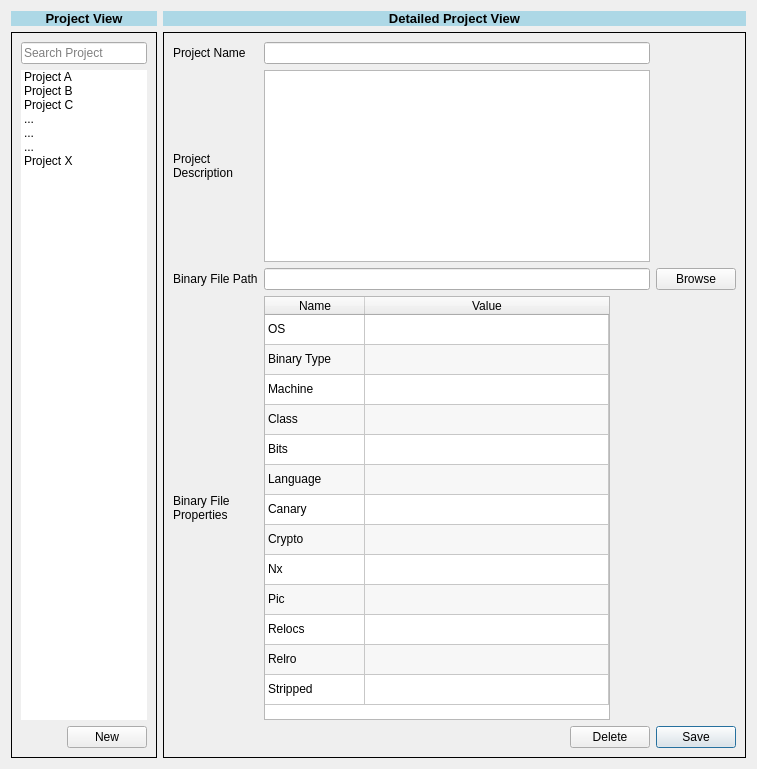
      <widget class="QWidget" name="analysisTab">
       <attribute name="title">
        <string>Analysis </string>
       </attribute>
       <layout class="QGridLayout" name="gridLayout_4">
        <item row="0" column="0">
         <layout class="QGridLayout" name="mainGrid_3">
          <item row="0" column="0">
           <layout class="QGridLayout" name="titleGrid_3">
            <item row="0" column="0">
             <layout class="QGridLayout" name="boxGrid_3" columnstretch="2,8">
              <item row="0" column="0">
               <layout class="QGridLayout" name="projectViewGrid_3" columnstretch="0">
                <item row="0" column="0">
                 <widget class="QLabel" name="project_view_3">
                  <property name="font">
                   <font>
                    <pointsize>10</pointsize>
                   </font>
                  </property>
                  <property name="autoFillBackground">
                   <bool>false</bool>
                  </property>
                  <property name="styleSheet">
                   <string notr="true">background-color: rgba(173,216,230 ,1 )</string>
                  </property>
                  <property name="frameShape">
                   <enum>QFrame::NoFrame</enum>
                  </property>
                  <property name="text">
                   <string>&lt;html&gt;&lt;head/&gt;&lt;body&gt;&lt;p&gt;&lt;span style=&quot; font-weight:600;&quot;&gt;Project View&lt;/span&gt;&lt;/p&gt;&lt;/body&gt;&lt;/html&gt;</string>
                  </property>
                  <property name="alignment">
                   <set>Qt::AlignCenter</set>
                  </property>
                 </widget>
                </item>
                <item row="1" column="0">
                 <widget class="QFrame" name="projViewBox_3">
                  <property name="frameShape">
                   <enum>QFrame::Panel</enum>
                  </property>
                  <layout class="QGridLayout" name="gridLayout_12">
                   <item row="0" column="1">
                    <layout class="QVBoxLayout" name="verticalLayout_3">
                     <item>
                      <widget class="QLineEdit" name="search_box_3">
                       <property name="text">
                        <string/>
                       </property>
                       <property name="placeholderText">
                        <string>Search Project</string>
                       </property>
                       <property name="clearButtonEnabled">
                        <bool>true</bool>
                       </property>
                      </widget>
                     </item>
                     <item>
                      <widget class="QListWidget" name="existing_projects_3">
                       <property name="autoFillBackground">
                        <bool>true</bool>
                       </property>
                       <property name="frameShape">
                        <enum>QFrame::NoFrame</enum>
                       </property>
                       <property name="currentRow">
                        <number>-1</number>
                       </property>
                       <property name="sortingEnabled">
                        <bool>false</bool>
                       </property>
                       <item>
                        <property name="text">
                         <string>Project A</string>
                        </property>
                       </item>
                       <item>
                        <property name="text">
                         <string>Project B</string>
                        </property>
                       </item>
                       <item>
                        <property name="text">
                         <string>Project C</string>
                        </property>
                       </item>
                       <item>
                        <property name="text">
                         <string>...</string>
                        </property>
                       </item>
                       <item>
                        <property name="text">
                         <string>...</string>
                        </property>
                       </item>
                       <item>
                        <property name="text">
                         <string>...</string>
                        </property>
                       </item>
                       <item>
                        <property name="text">
                         <string>Project X</string>
                        </property>
                       </item>
                      </widget>
                     </item>
                     <item>
                      <widget class="QPushButton" name="new_project_3">
                       <property name="sizePolicy">
                        <sizepolicy hsizetype="Fixed" vsizetype="Fixed">
                         <horstretch>0</horstretch>
                         <verstretch>0</verstretch>
                        </sizepolicy>
                       </property>
                       <property name="layoutDirection">
                        <enum>Qt::RightToLeft</enum>
                       </property>
                       <property name="autoFillBackground">
                        <bool>false</bool>
                       </property>
                       <property name="text">
                        <string>New</string>
                       </property>
                      </widget>
                     </item>
                    </layout>
                   </item>
                  </layout>
                 </widget>
                </item>
               </layout>
              </item>
              <item row="0" column="1">
               <layout class="QGridLayout" name="detailedProViewGrid_3" columnstretch="0">
                <item row="0" column="0">
                 <widget class="QLabel" name="DetailedProjectView_3">
                  <property name="enabled">
                   <bool>true</bool>
                  </property>
                  <property name="sizePolicy">
                   <sizepolicy hsizetype="Preferred" vsizetype="Fixed">
                    <horstretch>0</horstretch>
                    <verstretch>0</verstretch>
                   </sizepolicy>
                  </property>
                  <property name="font">
                   <font>
                    <pointsize>8</pointsize>
                   </font>
                  </property>
                  <property name="autoFillBackground">
                   <bool>false</bool>
                  </property>
                  <property name="styleSheet">
                   <string notr="true">background-color: rgba(173,216,230 ,1 )</string>
                  </property>
                  <property name="frameShape">
                   <enum>QFrame::NoFrame</enum>
                  </property>
                  <property name="text">
                   <string>&lt;html&gt;&lt;head/&gt;&lt;body&gt;&lt;p&gt;&lt;span style=&quot; font-size:10pt; font-weight:600;&quot;&gt;Detailed Project View&lt;/span&gt;&lt;/p&gt;&lt;/body&gt;&lt;/html&gt;</string>
                  </property>
                  <property name="textFormat">
                   <enum>Qt::RichText</enum>
                  </property>
                  <property name="alignment">
                   <set>Qt::AlignCenter</set>
                  </property>
                 </widget>
                </item>
                <item row="1" column="0">
                 <widget class="QFrame" name="dpv_description_3">
                  <property name="sizePolicy">
                   <sizepolicy hsizetype="Preferred" vsizetype="Preferred">
                    <horstretch>0</horstretch>
                    <verstretch>0</verstretch>
                   </sizepolicy>
                  </property>
                  <property name="frameShape">
                   <enum>QFrame::Box</enum>
                  </property>
                  <layout class="QGridLayout" name="gridLayout_17" columnstretch="0,0,0">
                   <item row="3" column="0">
                    <widget class="QLabel" name="binary_properties_3">
                     <property name="text">
                      <string>Binary File 
Properties</string>
                     </property>
                    </widget>
                   </item>
                   <item row="0" column="1">
                    <widget class="QLineEdit" name="project_nameBox_3"/>
                   </item>
                   <item row="0" column="0">
                    <widget class="QLabel" name="project_name_3">
                     <property name="text">
                      <string>Project Name</string>
                     </property>
                    </widget>
                   </item>
                   <item row="1" column="0">
                    <widget class="QLabel" name="project_description_3">
                     <property name="text">
                      <string>Project 
Description</string>
                     </property>
                    </widget>
                   </item>
                   <item row="2" column="1">
                    <widget class="QLineEdit" name="filePathBox_3"/>
                   </item>
                   <item row="1" column="1">
                    <widget class="QTextEdit" name="description_box_3">
                     <property name="sizePolicy">
                      <sizepolicy hsizetype="Expanding" vsizetype="Fixed">
                       <horstretch>0</horstretch>
                       <verstretch>0</verstretch>
                      </sizepolicy>
                     </property>
                    </widget>
                   </item>
                   <item row="2" column="2">
                    <widget class="QPushButton" name="browse_3">
                     <property name="text">
                      <string>Browse</string>
                     </property>
                    </widget>
                   </item>
                   <item row="4" column="2">
                    <widget class="QPushButton" name="save_3">
                     <property name="text">
                      <string>Save</string>
                     </property>
                     <property name="autoDefault">
                      <bool>false</bool>
                     </property>
                     <property name="default">
                      <bool>true</bool>
                     </property>
                     <property name="flat">
                      <bool>false</bool>
                     </property>
                    </widget>
                   </item>
                   <item row="4" column="1">
                    <widget class="QPushButton" name="delete_4">
                     <property name="sizePolicy">
                      <sizepolicy hsizetype="Fixed" vsizetype="Fixed">
                       <horstretch>0</horstretch>
                       <verstretch>0</verstretch>
                      </sizepolicy>
                     </property>
                     <property name="layoutDirection">
                      <enum>Qt::RightToLeft</enum>
                     </property>
                     <property name="text">
                      <string>Delete</string>
                     </property>
                    </widget>
                   </item>
                   <item row="2" column="0">
                    <widget class="QLabel" name="file_path_3">
                     <property name="text">
                      <string>Binary File Path</string>
                     </property>
                    </widget>
                   </item>
                   <item row="3" column="1">
                    <widget class="QTableWidget" name="binaryPropTable_3">
                     <property name="sizePolicy">
                      <sizepolicy hsizetype="Maximum" vsizetype="Maximum">
                       <horstretch>100</horstretch>
                       <verstretch>100</verstretch>
                      </sizepolicy>
                     </property>
                     <property name="maximumSize">
                      <size>
                       <width>346</width>
                       <height>16777215</height>
                      </size>
                     </property>
                     <property name="contextMenuPolicy">
                      <enum>Qt::PreventContextMenu</enum>
                     </property>
                     <property name="frameShape">
                      <enum>QFrame::StyledPanel</enum>
                     </property>
                     <property name="sizeAdjustPolicy">
                      <enum>QAbstractScrollArea::AdjustToContents</enum>
                     </property>
                     <property name="alternatingRowColors">
                      <bool>true</bool>
                     </property>
                     <property name="showGrid">
                      <bool>true</bool>
                     </property>
                     <property name="wordWrap">
                      <bool>false</bool>
                     </property>
                     <attribute name="horizontalHeaderVisible">
                      <bool>true</bool>
                     </attribute>
                     <attribute name="horizontalHeaderCascadingSectionResizes">
                      <bool>true</bool>
                     </attribute>
                     <attribute name="horizontalHeaderMinimumSectionSize">
                      <number>100</number>
                     </attribute>
                     <attribute name="horizontalHeaderStretchLastSection">
                      <bool>true</bool>
                     </attribute>
                     <attribute name="verticalHeaderVisible">
                      <bool>false</bool>
                     </attribute>
                     <attribute name="verticalHeaderStretchLastSection">
                      <bool>false</bool>
                     </attribute>
                     <row>
                      <property name="text">
                       <string>1</string>
                      </property>
                     </row>
                     <row>
                      <property name="text">
                       <string>2</string>
                      </property>
                     </row>
                     <row>
                      <property name="text">
                       <string>3</string>
                      </property>
                     </row>
                     <row>
                      <property name="text">
                       <string>4</string>
                      </property>
                     </row>
                     <row>
                      <property name="text">
                       <string>5</string>
                      </property>
                     </row>
                     <row>
                      <property name="text">
                       <string>6</string>
                      </property>
                     </row>
                     <row>
                      <property name="text">
                       <string>7</string>
                      </property>
                     </row>
                     <row>
                      <property name="text">
                       <string>8</string>
                      </property>
                     </row>
                     <row>
                      <property name="text">
                       <string>9</string>
                      </property>
                     </row>
                     <row>
                      <property name="text">
                       <string>10</string>
                      </property>
                     </row>
                     <row>
                      <property name="text">
                       <string>11</string>
                      </property>
                     </row>
                     <row>
                      <property name="text">
                       <string>12</string>
                      </property>
                     </row>
                     <row>
                      <property name="text">
                       <string>13</string>
                      </property>
                     </row>
                     <column>
                      <property name="text">
                       <string>Name</string>
                      </property>
                     </column>
                     <column>
                      <property name="text">
                       <string>Value</string>
                      </property>
                     </column>
                     <item row="0" column="0">
                      <property name="text">
                       <string>OS</string>
                      </property>
                     </item>
                     <item row="0" column="1">
                      <property name="text">
                       <string/>
                      </property>
                     </item>
                     <item row="1" column="0">
                      <property name="text">
                       <string>Binary Type</string>
                      </property>
                     </item>
                     <item row="2" column="0">
                      <property name="text">
                       <string>Machine</string>
                      </property>
                     </item>
                     <item row="3" column="0">
                      <property name="text">
                       <string>Class</string>
                      </property>
                     </item>
                     <item row="4" column="0">
                      <property name="text">
                       <string>Bits</string>
                      </property>
                     </item>
                     <item row="5" column="0">
                      <property name="text">
                       <string>Language</string>
                      </property>
                     </item>
                     <item row="6" column="0">
                      <property name="text">
                       <string>Canary</string>
                      </property>
                     </item>
                     <item row="7" column="0">
                      <property name="text">
                       <string>Crypto</string>
                      </property>
                     </item>
                     <item row="8" column="0">
                      <property name="text">
                       <string>Nx</string>
                      </property>
                     </item>
                     <item row="9" column="0">
                      <property name="text">
                       <string>Pic</string>
                      </property>
                     </item>
                     <item row="10" column="0">
                      <property name="text">
                       <string>Relocs</string>
                      </property>
                     </item>
                     <item row="11" column="0">
                      <property name="text">
                       <string>Relro</string>
                      </property>
                     </item>
                     <item row="12" column="0">
                      <property name="text">
                       <string>Stripped</string>
                      </property>
                     </item>
                    </widget>
                   </item>
                  </layout>
                 </widget>
                </item>
               </layout>
              </item>
             </layout>
            </item>
           </layout>
          </item>
         </layout>
        </item>
       </layout>
      </widget>
